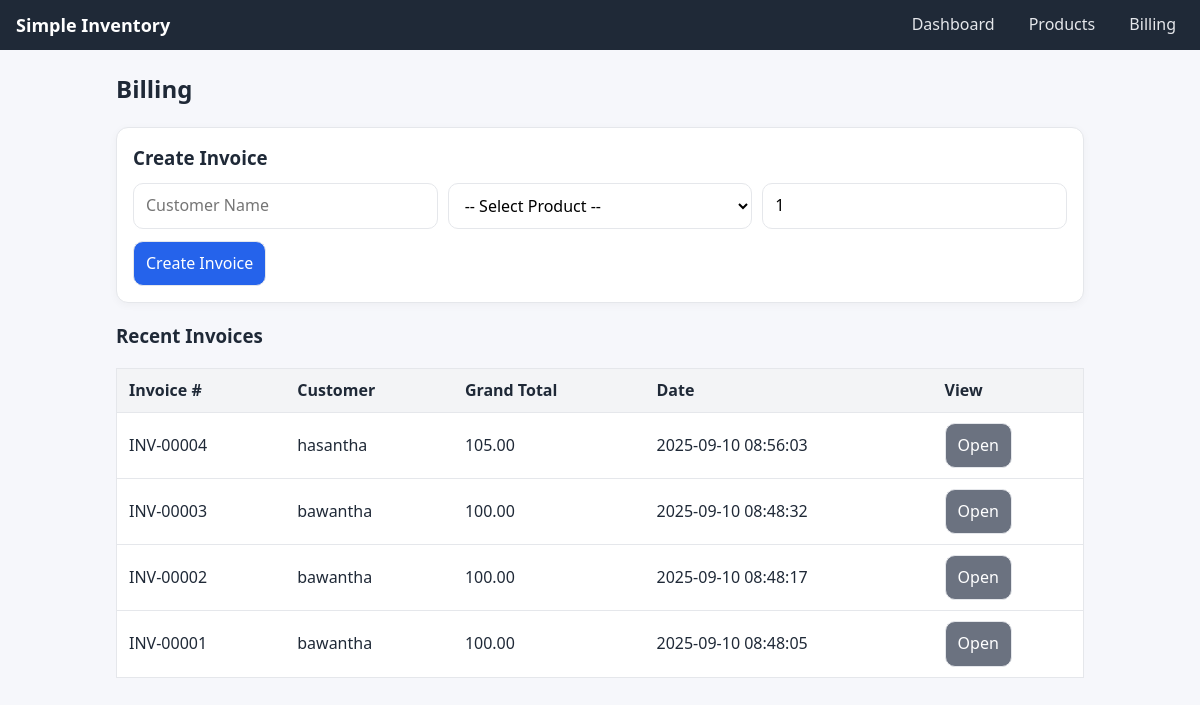
Screenshot of /billing with the database file from the repository.
### tables this page shows
CREATE TABLE invoices(
            id INTEGER PRIMARY KEY AUTOINCREMENT,
            number TEXT UNIQUE,
            customer_name TEXT,
            total REAL DEFAULT 0,
            tax REAL DEFAULT 0,
            discount REAL DEFAULT 0,
            grand_total REAL DEFAULT 0,
            created_at TEXT DEFAULT (datetime('now'))
        );

### app.py (the view, shortened to what this page needs)
@app.route("/billing", methods=["GET", "POST"])
def billing():
    with get_db() as db:
        products = db.execute("SELECT * FROM products ORDER BY name").fetchall()
        invoices = db.execute("SELECT * FROM invoices ORDER BY id DESC LIMIT 15").fetchall()
    return render_template("billing.html", products=products, invoices=invoices)

### app.py (called while the page is built)
def get_db():
    conn = sqlite3.connect(DB)
    conn.row_factory = sqlite3.Row
    return conn

### templates/billing.html (shortened to what this page needs)
{% extends "base.html" %}
{% block content %}
<h2>Billing</h2>
<form method="POST" action="{{ url_for('billing') }}" class="card" style="margin-bottom:16px;">
  <h3>Create Invoice</h3>
  <div class="row">
    <input name="customer_name" placeholder="Customer Name">
    <select name="product_id" required>
      <option value="">-- Select Product --</option>
    </select>
    <input name="qty" type="number" step="0.01" min="0.01" value="1" placeholder="Qty">
  </div>
  <button type="submit">Create Invoice</button>
</form>
<h3>Recent Invoices</h3>
<table class="table">
  <thead>
    <tr>
      <th>Invoice #</th><th>Customer</th><th>Grand Total</th><th>Date</th><th>View</th>
    </tr>
  </thead>
  <tbody>
    {% for inv in invoices %}
      <tr>
        <td>{{ inv.number }}</td>
        <td>{{ inv.customer_name or '-' }}</td>
        <td>{{ '%.2f'|format(inv.grand_total or 0) }}</td>
        <td>{{ inv.created_at }}</td>
        <td><a class="btn" href="{{ url_for('view_invoice', invoice_id=inv.id) }}">Open</a></td>
      </tr>
    {% else %}
      <tr><td colspan="5">No invoices yet.</td></tr>
    {% endfor %}
  </tbody>
</table>
{% endblock %}

### templates/base.html (shortened to what this page needs)
<!doctype html>
<html lang="en">
<head>
  <link rel="stylesheet" href="{{ url_for('static', filename='style.css') }}">
</head>
<body>
<header class="topbar">
  <h1>Simple Inventory</h1>
  <nav>
    <a href="{{ url_for('index') }}">Dashboard</a>
    <a href="{{ url_for('products') }}">Products</a>
    <a href="{{ url_for('billing') }}">Billing</a>
  </nav>
</header>
<main class="container">
  {% block content %}{% endblock %}
</main>
</body>
</html>

### static/style.css (style rules this page uses)
* { box-sizing:border-box }
body { margin:0;font-family:system-ui,Arial,sans-serif;background:#f6f7fb;color:#1f2937;line-height:1.45 }
.topbar { display:flex;justify-content:space-between;align-items:center;padding:12px 16px;background:#1f2937;color:#fff }
.topbar a { color:#e5e7eb;margin-left:12px;text-decoration:none;padding:6px 8px;border-radius:8px }
.container { max-width:1000px;margin:22px auto;padding:0 16px }
.card { background:#fff;border:1px solid #e5e7eb;border-radius:12px;padding:16px;box-shadow:0 2px 8px rgba(0,0,0,.04) }
.row { display:grid;gap:10px;margin-bottom:12px;grid-template-columns:repeat(auto-fit,minmax(160px,1fr)) }
input,select,button,.btn { padding:10px 12px;border:1px solid #e5e7eb;border-radius:10px;background:#fff;font:inherit }
button,.btn { background:#2563eb;color:#fff;cursor:pointer;text-decoration:none;display:inline-block }
.table { width:100%;border-collapse:collapse;background:#fff;border:1px solid #e5e7eb }
.table th,.table td { padding:10px 12px;border-bottom:1px solid #e5e7eb }
.table th { background:#f3f4f6;text-align:left }
.btn { padding:10px; border:1px solid #d1d5db; border-radius:8px; background:#6b7280; color:#fff; text-decoration:none; }
* { box-sizing: border-box; }
:root { --bg: #f6f7fb; --text: #1f2937; --muted: #6b7280; --card: #ffffff; --border: #e5e7eb; --primary: #2563eb; --primary-600: #1d4ed8; --danger: #dc2626; --danger-600: #b91c1c; }
html, body { height: 100%; }
body { margin: 0; font-family: system-ui, -apple-system, Segoe UI, Roboto, Arial, sans-serif; background: var(--bg); color: var(--text); line-height: 1.45; }
.topbar { display: flex; align-items: center; justify-content: space-between; padding: 12px 16px; background: #1f2937; color: #fff; }
.topbar h1 { font-size: 18px; margin: 0; }
.topbar nav a { color: #e5e7eb; text-decoration: none; margin-left: 14px; padding: 6px 8px; border-radius: 8px; }
.container { max-width: 1000px; margin: 22px auto; padding: 0 16px; }
.card { background: var(--card); border: 1px solid var(--border); border-radius: 12px; padding: 16px; box-shadow: 0 2px 8px rgba(0,0,0,.04); }
.card h3 { margin: 0 0 12px; }
.row { display: grid; gap: 10px; margin-bottom: 12px; grid-template-columns: repeat(auto-fit, minmax(160px, 1fr)); }
input, select, button, .btn { padding: 10px 12px; border: 1px solid var(--border); border-radius: 10px; background: #fff; font: inherit; }
button, .btn { background: var(--primary); color: #fff; cursor: pointer; text-decoration: none; display: inline-block; }
.table { width: 100%; border-collapse: collapse; background: var(--card); border: 1px solid var(--border); }
.table th, .table td { padding: 10px 12px; border-bottom: 1px solid var(--border); vertical-align: middle; }
.table th { text-align: left; background: #f3f4f6; font-weight: 600; }
.btn { background: #6b7280; }

### rows the page displays
invoices: number "INV-00004", customer_name "hasantha", grand_total "105.00", created_at "2025-09-10 08:56:03"
invoices: number "INV-00003", customer_name "bawantha", grand_total "100.00", created_at "2025-09-10 08:48:32"
invoices: number "INV-00002", customer_name "bawantha", grand_total "100.00", created_at "2025-09-10 08:48:17"
invoices: number "INV-00001", customer_name "bawantha", grand_total "100.00", created_at "2025-09-10 08:48:05"
